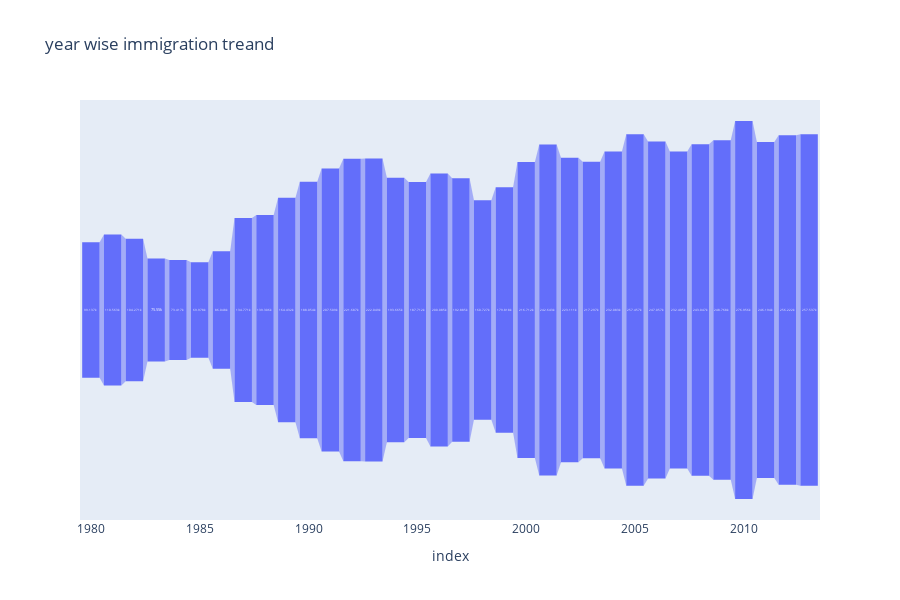

Notebook cell for this chart:
### Code cell
year_wise_trend=df[years].sum()
fig= px.funnel(year_wise_trend,year_wise_trend.index,
               year_wise_trend.values,
               title='year wise immigration trend',
               height=600)
fig.show()

### Figure 1 — Plotly figure (JSON) as saved in the notebook; plotly's stock layout.template omitted (floating-point values rounded to 4 significant figures)
{"data": [{"hovertemplate": "index=%{x}<br>y=%{y}<extra></extra>", "legendgroup": "", "marker": {"color": "#636efa"}, "name": "", "orientation": "v", "showlegend": false, "type": "funnel", "x": [1980, 1981, 1982, 1983, 1984, 1985, 1986, 1987, 1988, 1989, 1990, 1991, 1992, 1993, 1994, 1995, 1996, 1997, 1998, 1999, 2000, 2001, 2002, 2003, 2004, 2005, 2006, 2007, 2008, 2009, 2010, 2011, 2012, 2013], "xaxis": "x", "y": [99137, 110563, 104271, 75550, 73417, 69978, 86048, 134771, 139306, 164432, 188054, 207509, 221687, 222049, 193665, 187712, 200085, 192885, 160727, 179818, 216712, 242643, 223111, 217297, 232083, 257457, 247057, 232405, 243047, 248768, 276956, 246194, 256222, 257537], "yaxis": "y"}], "layout": {"height": 600, "legend": {"tracegroupgap": 0}, "title": {"text": "year wise immigration treand"}, "xaxis": {"anchor": "y", "domain": [0, 1], "title": {"text": "index"}}, "yaxis": {"anchor": "x", "domain": [0, 1], "title": {"text": "y"}}}}
